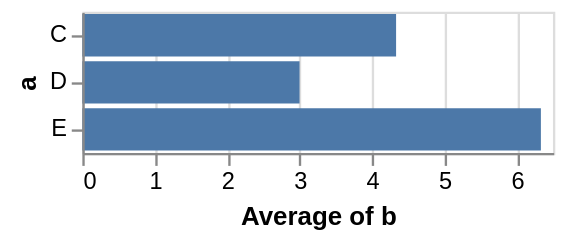

Write a Vega-Lite specification for this figure.
### Vega specification from a JSON file in a GitHub repository (floating-point values rounded to 4 significant figures)
{"$schema": "https://vega.github.io/schema/vega/v5.json", "autosize": "pad", "padding": 5, "width": 200, "style": "cell", "data": [{"name": "source_0", "values": [{"a": "C", "b": 2}, {"a": "C", "b": 7}, {"a": "C", "b": 4}, {"a": "D", "b": 1}, {"a": "D", "b": 2}, {"a": "D", "b": 6}, {"a": "E", "b": 8}, {"a": "E", "b": 4}, {"a": "E", "b": 7}]}, {"name": "data_0", "source": "source_0", "transform": [{"type": "aggregate", "groupby": ["a"], "ops": ["average"], "fields": ["b"], "as": ["average_b"]}]}], "signals": [{"name": "y_step", "value": 20}, {"name": "height", "update": "bandspace(domain('y').length, 0.1, 0.05) * y_step"}], "marks": [{"name": "marks", "type": "rect", "style": ["bar"], "from": {"data": "data_0"}, "encode": {"update": {"fill": [{"test": "datum[\"average_b\"] === null || isNaN(datum[\"average_b\"])", "value": null}, {"value": "#4c78a8"}], "tooltip": {"signal": "{\"a\": datum[\"a\"], \"Average of b\": format(datum[\"average_b\"], \"\")}"}, "x": {"scale": "x", "field": "average_b"}, "x2": {"scale": "x", "value": 0}, "y": {"scale": "y", "field": "a"}, "height": {"scale": "y", "band": true}}}}], "scales": [{"name": "x", "type": "linear", "domain": {"data": "data_0", "field": "average_b"}, "range": [0, {"signal": "width"}], "nice": true, "zero": true}, {"name": "y", "type": "band", "domain": {"data": "data_0", "field": "a", "sort": true}, "range": {"step": {"signal": "y_step"}}, "paddingInner": 0.1, "paddingOuter": 0.05}], "axes": [{"scale": "x", "orient": "bottom", "grid": false, "title": "Average of b", "labelFlush": true, "labelOverlap": true, "tickCount": {"signal": "ceil(width/40)"}, "zindex": 1}, {"scale": "x", "orient": "bottom", "gridScale": "y", "grid": true, "tickCount": {"signal": "ceil(width/40)"}, "domain": false, "labels": false, "maxExtent": 0, "minExtent": 0, "ticks": false, "zindex": 0}, {"scale": "y", "orient": "left", "grid": false, "title": "a", "zindex": 1}]}
